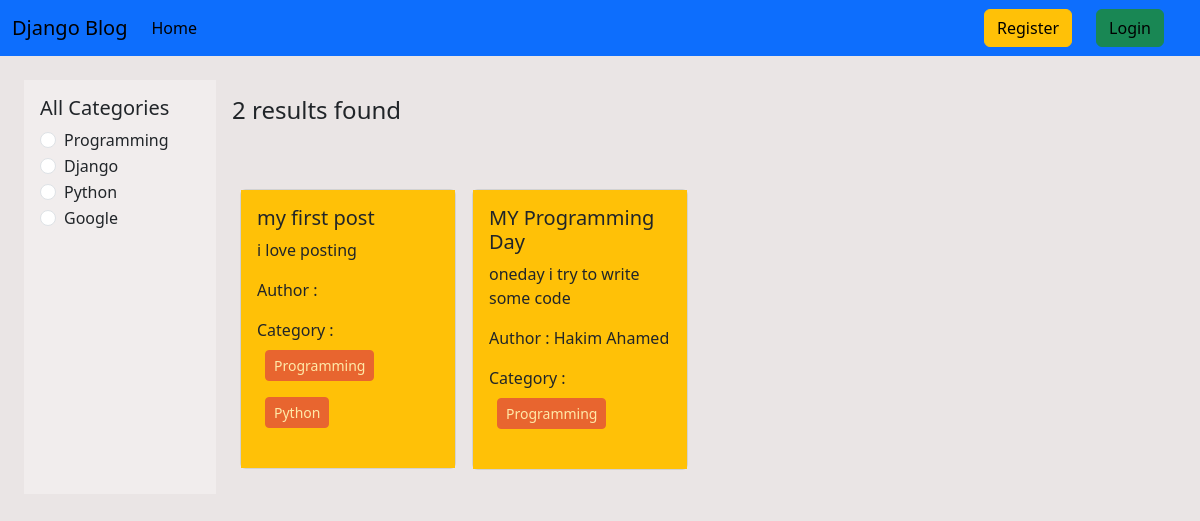
The page / on the database its author committed.
### categories/models.py (models this page shows, shortened)
class Category(models.Model):
    name = models.CharField(max_length=100)
    slug = models.SlugField(max_length=100,unique=True, null=True, blank=True)

### post/models.py (models this page shows, shortened)
class Post(models.Model):
    title = models.CharField(max_length=100)
    content = models.TextField()
    category = models.ManyToManyField(Category)
    author = models.ForeignKey(User, on_delete=models.CASCADE) # we use ForeignKey for OnetoMany or ManytoOne relation

### blog_project/views.py (the view)
# urls.py: 2. Add a URL to urlpatterns:  path('', views.home, name='home')
def home(request, category_slug = None):
    data= Post.objects.all()
    if category_slug is not None:
        category = Category.objects.get(slug = category_slug)
        data = Post.objects.filter(category = category)
    categories= Category.objects.all()
    return render(request, 'home.html', {'data':data, 'category':categories})

### templates/home.html
{% extends 'base.html' %}
{% block content %}
<div class="d-flex flex-wrap p-4">
  <div class="col-2 p-3" style="background-color: #f1eded;" >
    <h5>All Categories</h5>
    {% for cat in category %}
    <div class="form-check">
      <input
        class="form-check-input"
        type="radio"
        name="category"
        id="{{cat.id}}"
      />
      <label class="form-check-label" for="{{cat.id}}">
        <a href="{% url 'category_wise_post' cat.slug %}" class="text-decoration-none text-dark" >{{cat.name}}</a>
      </label>
    </div>
    {% endfor %}
  </div>
  <div class="col-10 p-3">
    <h4>{{data | length}} results found</h4>
    <div class="d-flex flex-wrap pt-5">
      {% for post in data %}
      <div class="col-sm-3">
        <div class="card m-2">
          <div class="card-body bg-warning">
            <h5 class="card-title">{{post.title}}</h5>
            <p class="card-text">{{post.content}}</p>
            <p>Author : {{post.author.first_name}} {{post.author.last_name}}</p>
            <p>
              Category : {% for cat in post.category.all %}
              <button class="btn btn-danger btn-sm m-2" disabled>
                {{cat.name}}
              </button>
              {% endfor %}
            </p>
          </div>
        </div>
      </div>
      {% endfor %}
    </div>
  </div>
</div>
{% endblock %}

### templates/base.html (shortened to what this page needs)
<!DOCTYPE html>
<html lang="en">
<head>
    <link href="https://cdn.jsdelivr.net/npm/bootstrap@5.3.2/dist/css/bootstrap.min.css" rel="stylesheet">
</head>
<body style="background-color: #eae5e5;">
  <nav class="navbar navbar-expand-lg bg-primary">
    <div class="container-fluid">
      <a class="navbar-brand" href="#">Django Blog</a>
      <div class="collapse navbar-collapse" id="navbarSupportedContent">
        <ul class="navbar-nav me-auto mb-2 mb-lg-0">
          <li class="nav-item">
            <a class="nav-link active" aria-current="page" href="{% url 'homepage' %}">Home</a>
          </li>
        </ul>
        <div class="d-flex">
          <ul class="navbar-nav me-auto mb-2 mb-lg-0">
            {% if request.user.is_authenticated %}
            <li class="nav-item">
              <a class="btn btn-secondary " aria-current="page" href="{% url 'profile' %}">Profile</a>
            </li>
            <li class="nav-item">
              <a class="btn btn-danger mx-4 " aria-current="page" href="{% url 'logout' %}">Logout</a>
            </li>
            {% else %}
            <li class="nav-item">
              <a class="btn btn-warning " aria-current="page" href="{% url 'register' %}">Register</a>
            </li>
            <li class="nav-item">
              <a class="btn btn-success mx-4 text-black" aria-current="page" href="{% url 'login' %}">Login</a>
            </li>
            {% endif %}
          </ul>
        </div>
      </div>
    </div>
  </nav>
  {% block content %}
  {% endblock %}
</body>
</html>

### rows shown on the page
Category: name "Programming"
Category: name "Django"
Category: name "Python"
Category: name "Google"
Post: title "my first post", content "i love posting"
Post: title "MY Programming Day", content "oneday i try to write some code", author.first_name "Hakim", author.last_name "Ahamed"

### other values the page prints
{{ data | length }} "2"
